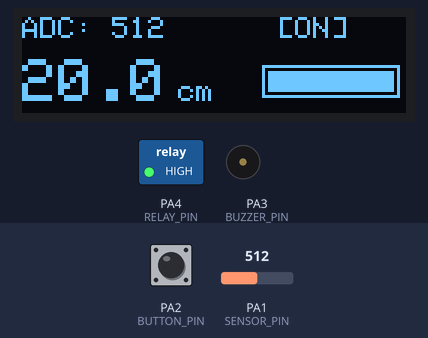
The sketch below on a simulated STM32 Blue Pill. Parts: 128×32 one-colour display, switched loads named in the sketch (green lamp = pin HIGH), buzzer (waves = sounding, pin HIGH). The inputs (shaded band) are chosen by the test bench; at power-on: PA2 (BUTTON_PIN) HIGH, PA1 (SENSOR_PIN) = 512.

Above: at 1.2 s.
1.3 s: PA2 (BUTTON_PIN) pulled LOW for 0.15 s
At 2.0 s:
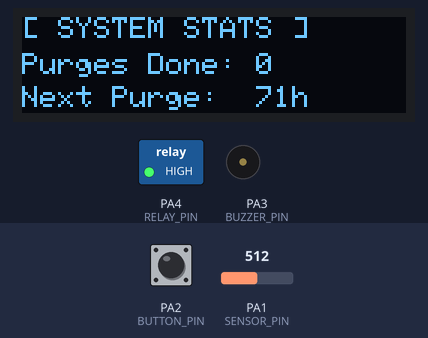
3.0 s: PA2 (BUTTON_PIN) pulled LOW for 3.2 s
At 6.53 s:
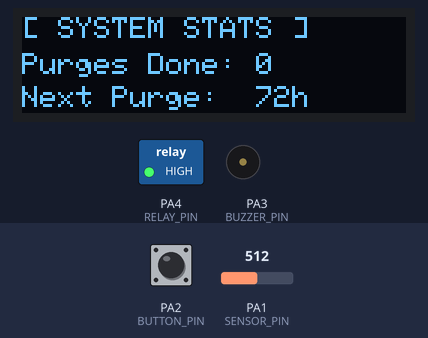
8.0 s: PA1 (SENSOR_PIN) set to 51
9.8 s: PA1 (SENSOR_PIN) set to 44
At 11.3 s:
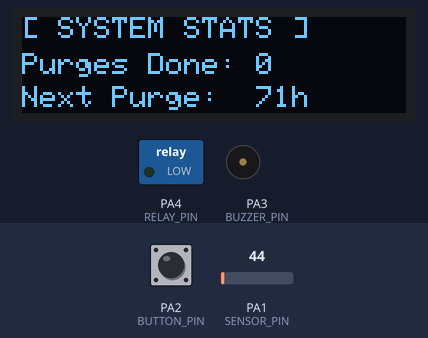
11.6 s: PA1 (SENSOR_PIN) set to 79
At 14.1 s:
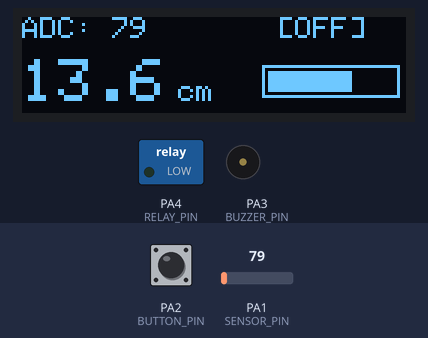
14.6 s: PA1 (SENSOR_PIN) set to 98
At 15.0 s:
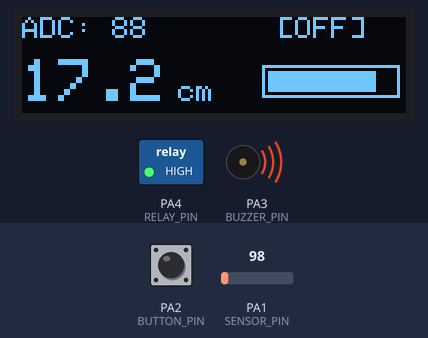
Timing chart, 0 to 17.3 s (numbered marks = the images above; inputs shaded):
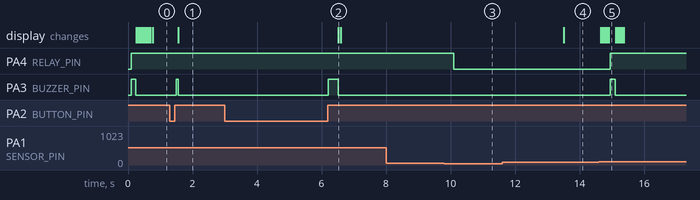

The sketch:

hydrostat.ino
```cpp
#include <Wire.h>
#include <Adafruit_GFX.h>
#include <Adafruit_SSD1306.h>

#define SCREEN_WIDTH 128
#define SCREEN_HEIGHT 32
#define OLED_RESET    -1
Adafruit_SSD1306 display(SCREEN_WIDTH, SCREEN_HEIGHT, &Wire, OLED_RESET);

// ============================================================================
// 1. НАСТРОЙКИ ЖЕЛЕЗА И ПИНОВ
// ============================================================================
#define SENSOR_PIN  PA1  // Аналоговый вход (датчик давления MPX5010DP)
#define RELAY_PIN   PA4  // Цифровой выход на затвор MOSFET (управление SSR)
#define BUZZER_PIN  PA3  // Цифровой выход на пищалку (Buzzer)
#define BUTTON_PIN  PA2  // Цифровой вход кнопки (к GND, подтяжка INPUT_PULLUP)

// ============================================================================
// 2. КАЛИБРОВКИ И ПОРОГИ (Проверенные значения)
// ============================================================================
const int32_t ADC_EMPTY = 45;   // Пустой бак (45 АЦП = 0.0 см)
const int32_t ADC_FULL  = 95;   // Максимум / перелив (95 АЦП = 20.0 см)

int32_t Inside_ON_Threshold_ADC  = 90; // Порог включения стандартной откачки
int32_t Inside_OFF_Threshold_ADC = 47; // Порог выключения откачки

// ============================================================================
// 3. КОНСТАНТЫ ТАЙМЕРОВ И АВТОМАТИКИ
// ============================================================================
const unsigned long SAFETY_TIMEOUT_MS = 10000;      // 10 секунд задержки перед сливом застоя
const unsigned long THREE_DAYS_MS     = 259200000UL; // 3 суток в миллисекундах (72 часа)
const unsigned long EXTRA_PURGE_MS    = 3000;        // 3 секунды дополнительной откачки при продувке
const unsigned long UI_AUTO_RETURN_MS = 12000;       // 12 секунд показа экрана статистики

// ============================================================================
// 4. СЛУЖЕБНЫЕ ПЕРЕМЕННЫЕ
// ============================================================================
// Переменные скользящего среднего (фильтр шумов АЦП)
const int NUM_READINGS = 10;
int32_t readings[NUM_READINGS];
int readIndex = 0;
int32_t total = 0;

// Состояния системы
bool isRelayActive     = false; // Включена ли помпа сейчас
bool isDeepPurgeActive = false; // Идет ли прямо сейчас 3-дневная продувка
bool showStatsScreen   = false; // Показывать ли информационный экран

// Таймеры и счетчики
unsigned long standbyWaterTimer = 0; // Время появления стоячей воды
unsigned long lastDeepFlushTime = 0; // Время последней 3-дневной продувки
unsigned long purgeExtraTimer   = 0; // Таймер удержания помпы для продувки
unsigned long statsScreenTimer  = 0; // Таймер автовозврата экрана
uint32_t deepFlushCount         = 0; // Счетчик успешных 3-дневных продувок

// Кнопка
unsigned long buttonPressTime   = 0;
bool buttonStatePrevious        = HIGH;

// ============================================================================
// ВСПОМОГАТЕЛЬНЫЕ ФУНКЦИИ ЗВУКА
// ============================================================================
// Короткий одиночный пик
void soundBeep(int durationMs) {
  digitalWrite(BUZZER_PIN, HIGH);
  delay(durationMs);
  digitalWrite(BUZZER_PIN, LOW);
}

// Предупредительный каскадный звук перед 3-дневной продувкой (чтобы не пугать)
void soundWarningCascade() {
  for (int i = 0; i < 3; i++) {
    digitalWrite(BUZZER_PIN, HIGH);
    delay(70);
    digitalWrite(BUZZER_PIN, LOW);
    delay(180);
  }
}

// ============================================================================
// SETUP: ИНИЦИАЛИЗАЦИЯ
// ============================================================================
void setup() {
  pinMode(SENSOR_PIN, INPUT);
  pinMode(RELAY_PIN, OUTPUT);
  pinMode(BUZZER_PIN, OUTPUT);
  pinMode(BUTTON_PIN, INPUT_PULLUP);

  digitalWrite(RELAY_PIN, LOW);
  digitalWrite(BUZZER_PIN, LOW);

  for (int i = 0; i < NUM_READINGS; i++) readings[i] = 0;

  if(!display.begin(SSD1306_SWITCHCAPVCC, 0x3C)) {
    for(;;);
  }

  display.clearDisplay();
  lastDeepFlushTime = millis(); // Старт отсчета 3 суток с момента включения
}

// ============================================================================
// MAIN LOOP: ОСНОВНОЙ ЦИКЛ
// ============================================================================
void loop() {
  unsigned long currentMillis = millis();

  // --------------------------------------------------------------------------
  // ШАГ 1: ФИЛЬТРАЦИЯ ДАННЫХ (Скользящее среднее по 10 замерам)
  // --------------------------------------------------------------------------
  total = total - readings[readIndex];
  readings[readIndex] = analogRead(SENSOR_PIN);
  total = total + readings[readIndex];
  readIndex = (readIndex + 1) % NUM_READINGS;

  int32_t rawADC = total / NUM_READINGS;

  // --------------------------------------------------------------------------
  // ШАГ 2: ОБРАБОТКА КНОПКИ (Переключение экрана / Сброс таймера)
  // --------------------------------------------------------------------------
  bool buttonCurrent = digitalRead(BUTTON_PIN);

  if (buttonStatePrevious == HIGH && buttonCurrent == LOW) {
    buttonPressTime = currentMillis; // Зафиксировали время нажатия
  }
  else if (buttonStatePrevious == LOW && buttonCurrent == HIGH) {
    unsigned long pressDuration = currentMillis - buttonPressTime;

    if (pressDuration >= 1500) {
      // Удержание > 1.5 сек: Сброс 3-дневного таймера на текущую секунду (если переключали свет)
      lastDeepFlushTime = currentMillis;
      soundBeep(300); // Длинный сигнал подтверждения
    } else if (pressDuration > 40) {
      // Короткий клик: Переключение на экран статистики
      showStatsScreen = !showStatsScreen;
      statsScreenTimer = currentMillis;
      soundBeep(50);
    }
  }
  buttonStatePrevious = buttonCurrent;

  // --------------------------------------------------------------------------
  // ШАГ 3: ЛОГИКА УПРАВЛЕНИЯ И АВТОМАТИКИ
  // --------------------------------------------------------------------------

  // А) АВТОМАТИЧЕСКАЯ ПРОДУВКА ВЗДУХОМ РАЗ В 3 ДНЯ (72 ЧАСА)
  if (!isRelayActive && (currentMillis - lastDeepFlushTime >= THREE_DAYS_MS)) {
    soundWarningCascade(); // Мягкое предупреждение "пик... пик... пик..."
    delay(400);

    isRelayActive     = true;
    isDeepPurgeActive = true;
    digitalWrite(RELAY_PIN, HIGH); // Старт глубокой откачки
    standbyWaterTimer = 0;
  }

  // Б) СТАНДАРТНОЕ ВКТЮЧЕНИЕ ПО ВЕРХНЕМУ ПОРОГУ (90 АЦП)
  else if (!isRelayActive && rawADC >= Inside_ON_Threshold_ADC) {
    isRelayActive     = true;
    isDeepPurgeActive = false;
    digitalWrite(RELAY_PIN, HIGH);
    soundBeep(150);
    standbyWaterTimer = 0;
  }

  // В) ТАЙМЕР БЕЗОПАСНОСТИ ЗАСТОЯ (10 Секунд)
  // Если есть вода (> 57 ADC), помпа молчит, и уровень не меняется 10 секунд
  else if (!isRelayActive && rawADC > (Inside_OFF_Threshold_ADC + 10)) {
    if (standbyWaterTimer == 0) {
      standbyWaterTimer = currentMillis; // Засекаем 10 секунд
    } else if (currentMillis - standbyWaterTimer >= SAFETY_TIMEOUT_MS) {
      // Срабатывает обычный сброс воды
      isRelayActive     = true;
      isDeepPurgeActive = false;
      digitalWrite(RELAY_PIN, HIGH);
      soundBeep(150);
      standbyWaterTimer = 0;
    }
  } else if (!isRelayActive && rawADC <= (Inside_OFF_Threshold_ADC + 10)) {
    standbyWaterTimer = 0; // Вода ушла, сбрасываем таймер застоя
  }

  // Г) ЛОГИКА ВЫКЛЮЧЕНИЯ НАСОСА
  if (isRelayActive) {
    // Когда уровень упал до нижнего порога (47 АЦП)
    if (rawADC <= Inside_OFF_Threshold_ADC) {

      if (isDeepPurgeActive) {
        // Если идет 3-дневная продувка — держим помпу еще 3 секунды "насухо"
        if (purgeExtraTimer == 0) {
          purgeExtraTimer = currentMillis;
        } else if (currentMillis - purgeExtraTimer >= EXTRA_PURGE_MS) {
          // Завершаем продувку
          isRelayActive     = false;
          isDeepPurgeActive = false;
          digitalWrite(RELAY_PIN, LOW);

          purgeExtraTimer   = 0;
          lastDeepFlushTime = currentMillis; // Перезапуск 3-дневного таймера
          deepFlushCount++;                 // Прибавляем +1 к счетчику продувок
        }
      } else {
        // Стандартное выключение сразу при достижении 47 АЦП
        isRelayActive     = false;
        digitalWrite(RELAY_PIN, LOW);
        standbyWaterTimer = 0;
      }
    } else {
      purgeExtraTimer = 0; // Корректировка, если АЦП еще колеблется около дна
    }
  }

  // --------------------------------------------------------------------------
  // ШАГ 4: РАСЧЕТЫ ДЛЯ ИНТЕРФЕЙСА
  // --------------------------------------------------------------------------
  int32_t constrainedADC   = constrain(rawADC, ADC_EMPTY, ADC_FULL);
  int32_t cm_x10           = map(constrainedADC, ADC_EMPTY, ADC_FULL, 0, 200);
  int32_t current_cm_whole = cm_x10 / 10;
  int32_t current_cm_fract = cm_x10 % 10; // Строго 1 знак после запятой
  int32_t barWidth         = map(constrainedADC, ADC_EMPTY, ADC_FULL, 0, 42);

  // --------------------------------------------------------------------------
  // ШАГ 5: ОТРИСОВКА НА OLED ЭКРАНЕ (128х32)
  // --------------------------------------------------------------------------
  display.clearDisplay();
  display.setTextColor(SSD1306_WHITE);

  // Таймаут автовозврата экрана статистики на главный рабочий экран через 12 сек
  if (showStatsScreen && (currentMillis - statsScreenTimer >= UI_AUTO_RETURN_MS)) {
    showStatsScreen = false;
  }

  if (showStatsScreen) {
    // === ЭКРАН 2: СТАТИСТИКА ПРОФИЛАКТИК (Вызывается кнопкой) ===
    display.setTextSize(1);
    display.setCursor(0, 0);
    display.print("[ SYSTEM STATS ]");

    display.setCursor(0, 12);
    display.print("Purges Done: "); display.print(deepFlushCount);

    // Расчет оставшихся часов до следующей продувки
    unsigned long elapsed = currentMillis - lastDeepFlushTime;
    long remainingMs = THREE_DAYS_MS - elapsed;
    if (remainingMs < 0) remainingMs = 0;
    int remainingHours = remainingMs / 3600000UL;

    display.setCursor(0, 23);
    display.print("Next Purge:  "); display.print(remainingHours); display.print("h");

  } else {
    // === ЭКРАН 1: ОСНОВНОЙ РАБОЧИЙ ИНТЕРФЕЙС ===

    // Верхняя строчка: АЦП и Статус
    display.setTextSize(1);
    display.setCursor(0, 0);
    display.print("ADC: "); display.print(rawADC);

    display.setCursor(85, 0);
    if (isDeepPurgeActive) {
      display.print("[PURGE]"); // Режим глубокой продувки
    } else {
      display.print(isRelayActive ? "[ON]" : "[OFF]");
    }

    // Крупные сантиметры (Формат X.X или XX.X)
    display.setTextSize(2);
    display.setCursor(0, 14);
    display.print(current_cm_whole);
    display.print(".");
    display.print(current_cm_fract);

    // Подпись "cm" мелким шрифтом правее цифр (не залезает на рамку)
    display.setTextSize(1);
    display.setCursor(52, 21);
    display.print("cm");

    // Графический индикатор заполнения справа
    display.drawRect(80, 16, 46, 11, SSD1306_WHITE);
    if (barWidth > 0) {
      display.fillRect(82, 18, barWidth, 7, SSD1306_WHITE);
    }
  }

  display.display();
  delay(50); // Частота обновления системы
}
```

Measured:
- the behaviour switches between 48 and 47 on PA1 (SENSOR_PIN) (found by bisection; images 2 and 3)
- the behaviour switches between 89 and 90 on PA1 (SENSOR_PIN) (found by bisection; images 4 and 5)
- after the input at 1.3 s, PA3 (BUZZER_PIN): LOW → HIGH after 0.20 s, → LOW 0.05 s later; the display: changes after 0.27 s (image 1)
- after the input at 3.0 s, PA3 (BUZZER_PIN): LOW → HIGH after 3.2 s, → LOW 0.30 s later; the display: changes after 3.5 s (image 2)
- after the input at 8.0 s, every drawn part: stays the same
- after the input at 9.8 s, PA4 (RELAY_PIN): HIGH → LOW after 0.30 s
- after the input at 11.6 s, the display: changes after 1.9 s (image 4)
- after the input at 14.6 s, PA4 (RELAY_PIN): LOW → HIGH after 0.35 s; PA3 (BUZZER_PIN): LOW → HIGH after 0.35 s, → LOW 0.15 s later; the display: first changes after 0.05 s (image 5 shows a later state)
